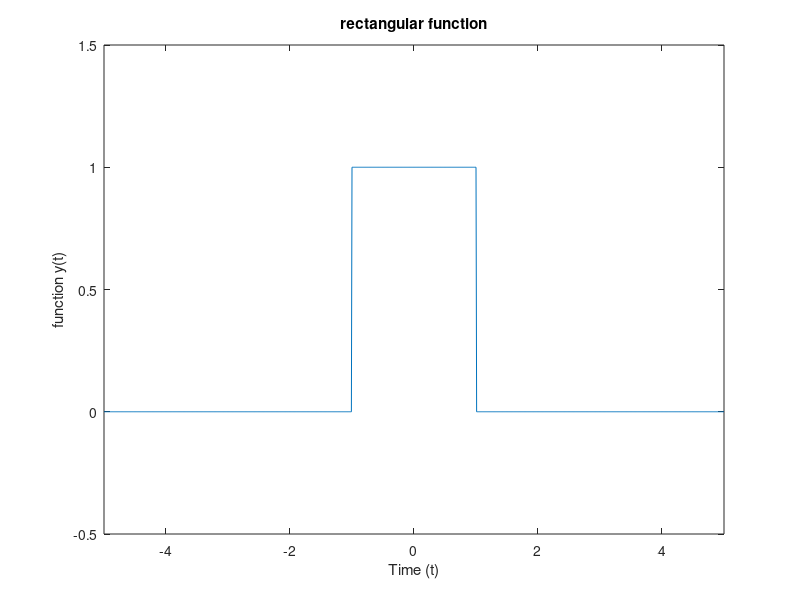

Here is the MATLAB script that generated this plot:
clear all;
close all;
clc;
t=-5:0.01:5; %defining time axis
length_of_t=length(t); %determining length of matrix t
for i=1:1:length(t)  %definig loop
    if t(i)<-1;
        y(i)=0;   %if t<-1 y=0
    elseif (t(i)>=-1 && t(i)<=1)  %if t>=-1 and t<=1 y=1
        y(i)=1;
    else
        y(i)=0; % t>1 y=0
    end
end
plot(t,y);
xlabel("Time (t)");      %labelling axes
ylabel("function y(t)");
title("rectangular function");
axis([-5 5 -0.5 1.5])
    
    